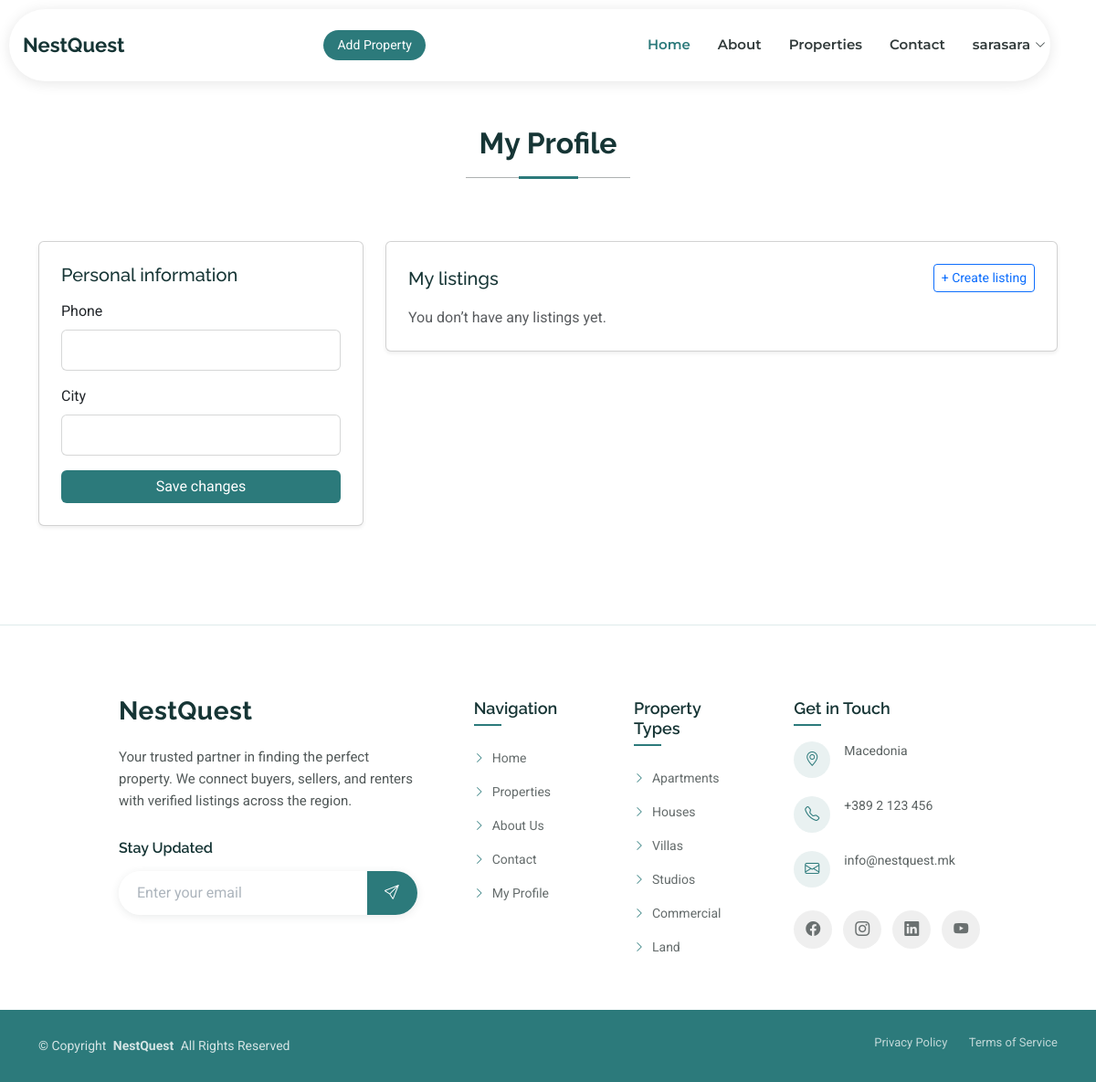
Page /accounts/profile/ (signed in) on the earlier database version.
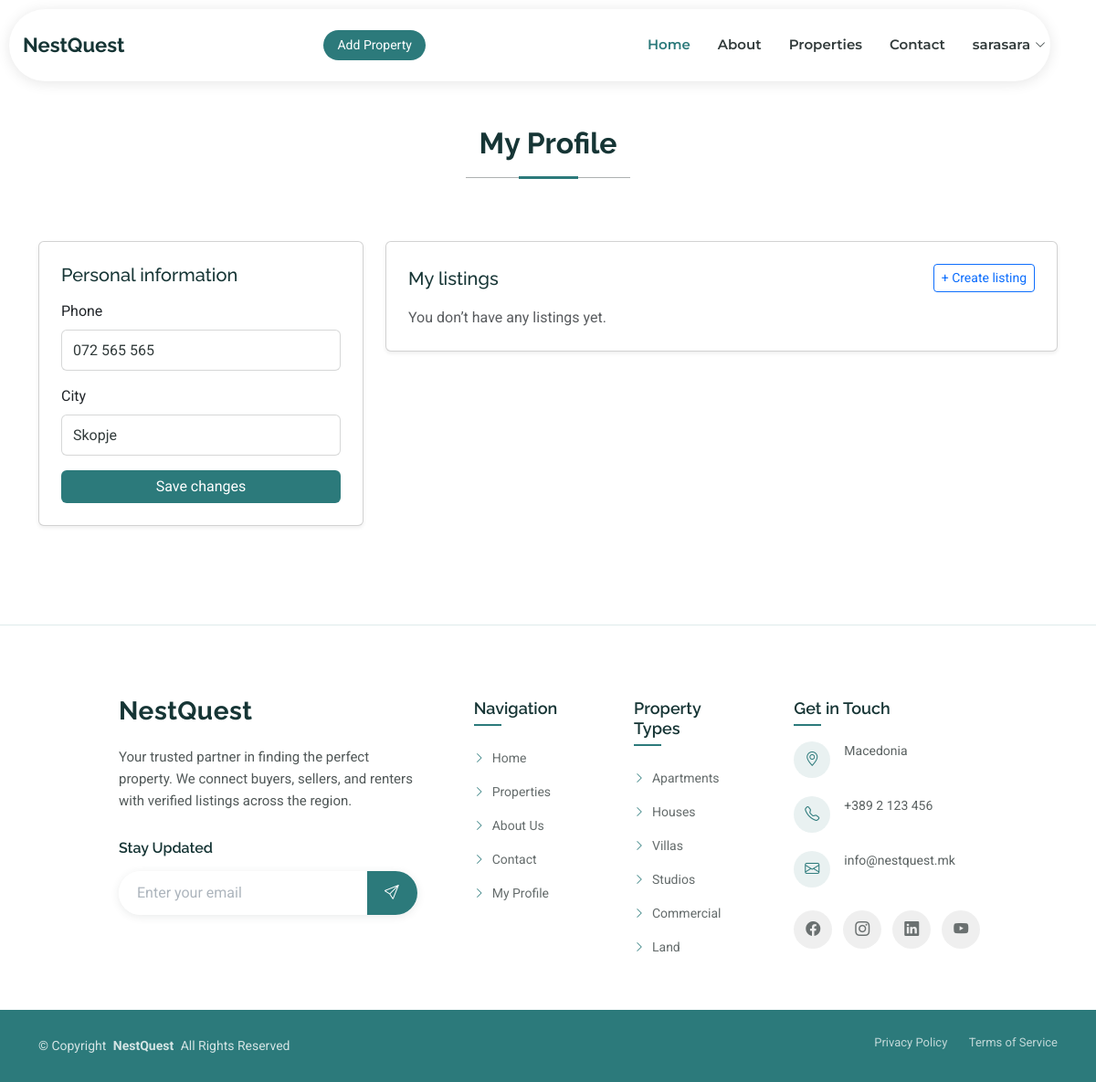
Same page on the later database version.
### accounts/models.py (models this page shows, shortened)
class Profile(models.Model):
    USER = "USER"
    ADMIN = "ADMIN"
    ROLE_CHOICES = [
        (USER, "User"),
        (ADMIN, "Admin"),
    ]
    user = models.OneToOneField(User, on_delete=models.CASCADE, related_name="profile")
    phone = models.CharField(max_length=20, blank=True)
    city = models.CharField(max_length=100, blank=True)
    role = models.CharField(max_length=10, choices=ROLE_CHOICES, default=USER)
    @property
    def is_user(self):
        return self.role == self.USER

### accounts/views.py (the view)
# urls.py: path("profile/", views.profile, name="profile"),
@login_required
def profile(request):
    if request.user.is_staff or request.user.profile.role == "ADMIN":
        return redirect("realestate_admin:index")
    profile = request.user.profile
    properties = Property.objects.filter(owner=request.user)
    if request.method == "POST":
        profile.phone = request.POST.get("phone")
        profile.city = request.POST.get("city")
        profile.save()
        return redirect("profile")
    return render(request, "accounts/profile.html", {
        "profile": profile,
        "properties": properties
    })

### templates/accounts/profile.html (shortened to what this page needs)
{% extends "base.html" %}
{% block content %}
    <section class="section">
        <div class="container">
            <div class="section-title">
                <h2>My Profile</h2>
            </div>
            <div class="row g-4">
                <div class="col-lg-4">
                    <div class="card shadow-sm">
                        <div class="card-body p-4">
                            <h5 class="mb-3">Personal information</h5>
                            <form method="post">
                                <div class="mb-3">
                                    <label class="form-label">Phone</label>
                                    <input type="text"
                                           name="phone"
                                           value="{{ profile.phone }}"
                                           class="form-control">
                                </div>
                                <div class="mb-3">
                                    <label class="form-label">City</label>
                                    <input type="text"
                                           name="city"
                                           value="{{ profile.city }}"
                                           class="form-control">
                                </div>
                                <button type="submit" class="btn w-100" style="background-color: var(--accent-color); color: var(--contrast-color); border: none;">
                                    Save changes
                                </button>
                            </form>
                        </div>
                    </div>
                </div>
                <div class="col-lg-8">
                    <div class="card shadow-sm">
                        <div class="card-body p-4">
                            <div class="d-flex justify-content-between align-items-center mb-3">
                                <h5 class="mb-0">My listings</h5>
                                <a href="{% url 'create_property' %}" class="btn btn-sm btn-outline-primary">
                                    + Create listing
                                </a>
                            </div>
                            {% if properties %}
                                <div class="list-group list-group-flush">
                                    {% for property in properties %}
                                        <div class="list-group-item py-3">
                                            <div class="d-flex justify-content-between align-items-start">
                                                <div>
                                                    <h6 class="mb-1">{{ property.name }}</h6>
                                                    <div class="property-badges mt-1">
                                                        {% if property.status == "pending" %}
                                                            <span class="badge bg-warning">Pending</span>
                                                        {% elif property.status == "approved" %}
                                                            <span class="badge bg-success">Approved</span>
                                                        {% elif property.status == "rejected" %}
                                                            <span class="badge bg-danger">Rejected</span>
                                                        {% endif %}
                                                    </div>
                                                </div>
                                                <div class="d-flex gap-2">
                                                    <a href="{% url 'edit_property' property.id %}"
                                                       class="btn btn-sm btn-outline-secondary">
                                                        Edit
                                                    </a>
                                                    <form method="post"
                                                          action="{% url 'delete_property' property.id %}">
                                                        {% csrf_token %}
                                                        <button type="submit"
                                                                class="btn btn-sm btn-outline-danger"
                                                                onclick="return confirm('Are you sure?')">
                                                            Delete
                                                        </button>
                                                    </form>
                                                </div>
                                            </div>
                                        </div>
                                    {% endfor %}
                                </div>
                            {% else %}
                                <p class="text-muted mb-0">
                                    You don’t have any listings yet.
                                </p>
                            {% endif %}
                        </div>
                    </div>
                </div>
            </div>
        </div>
    </section>
{% endblock %}

### templates/base.html (shortened to what this page needs)
{% load static %}
<!DOCTYPE html>
<html lang="en">
<head>
    <link href="https://cdnjs.cloudflare.com/ajax/libs/select2/4.1.0-rc.0/css/select2.min.css" rel="stylesheet"/>
    <link href="{% static 'assets/vendor/bootstrap/css/bootstrap.min.css' %}" rel="stylesheet">
    <link href="{% static 'assets/vendor/bootstrap-icons/bootstrap-icons.css' %}" rel="stylesheet">
    <link href="{% static 'assets/vendor/aos/aos.css' %}" rel="stylesheet">
    <link href="{% static 'assets/vendor/glightbox/css/glightbox.min.css' %}" rel="stylesheet">
    <link href="{% static 'assets/vendor/swiper/swiper-bundle.min.css' %}" rel="stylesheet">
    <link href="{% static 'assets/vendor/drift-zoom/drift-basic.css' %}" rel="stylesheet">
    <link href="{% static 'assets/css/main.css' %}" rel="stylesheet">
</head>
<body class="{% block body_class %}{% endblock %}">
{% include "partials/header.html" %}
<main class="main my-5">
    {% block content %}{% endblock %}
</main>
{% include "partials/footer.html" %}
</body>
</html>

### templates/partials/header.html (shortened to what this page needs)
{% load static %}
<header id="header" class="header d-flex align-items-center fixed-top">
    <div class="header-container container-fluid container-xl position-relative d-flex align-items-center justify-content-between">
        <a href="{% url 'home' %}" class="logo d-flex align-items-center me-auto me-xl-0">
            <h1 class="sitename">NestQuest</h1>
        </a>
        <nav id="navmenu" class="navmenu">
            <ul>
                <li><a href="{% url 'home' %}" class="active">Home</a></li>
                <li><a href="{% url 'about' %}">About</a></li>
                <li><a href="{% url 'property_list' %}">Properties</a></li>
                <li><a href="{% url 'contact' %}">Contact</a></li>
                {% if user.is_authenticated %}
                    <li class="dropdown">
                        <a href="#">
                            <span>{{ user.username }}</span>
                            <i class="bi bi-chevron-down toggle-dropdown"></i>
                        </a>
                    </li>
                {% endif %}
            </ul>
        </nav>
        {% if user.is_authenticated and user.profile.is_user %}
            <a class="btn-getstarted" href="{% url 'create_property' %}">
                Add Property
            </a>
        {% elif not user.is_authenticated %}
            <a class="btn-getstarted" href="{% url 'login' %}">
                Get Started
            </a>
        {% endif %}
    </div>
</header>

### templates/partials/footer.html (shortened to what this page needs)
{% load static %}
<footer id="footer" class="footer position-relative">
    <div class="container" style="padding-left: 100px;">
        <div class="row gy-5">
            <div class="col-lg-4">
                <div class="footer-content">
                    <a href="{% url 'home' %}" class="logo d-flex align-items-center mb-4">
                        <span class="sitename">NestQuest</span>
                    </a>
                    <p class="mb-4">Your trusted partner in finding the perfect property. We connect buyers, sellers,
                        and renters with verified listings across the region.
                    </p>
                    <div class="newsletter-form">
                        <h5>Stay Updated</h5>
                        <form action="#" method="post" class="php-email-form">
                            <div class="input-group">
                                <input type="email" name="email" class="form-control" placeholder="Enter your email"
                                       required="">
                                <button type="submit" class="btn-subscribe">
                                    <i class="bi bi-send"></i>
                                </button>
                            </div>
                        </form>
                    </div>
                </div>
            </div>
            <div class="col-lg-2 col-6" style="padding-left: 50px;">
                <div class="footer-links">
                    <h4>Navigation</h4>
                    <ul>
                        <li><a href="{% url 'home' %}"><i class="bi bi-chevron-right"></i> Home</a></li>
                        <li><a href="{% url 'property_list' %}"><i class="bi bi-chevron-right"></i> Properties</a></li>
                        <li><a href="{% url 'about' %}"><i class="bi bi-chevron-right"></i> About Us</a></li>
                        <li><a href="{% url 'contact' %}"><i class="bi bi-chevron-right"></i> Contact</a></li>
                        {% if user.is_authenticated %}
                            <li><a href="{% url 'profile' %}"><i class="bi bi-chevron-right"></i> My Profile</a></li>
                        {% else %}
                            <li><a href="{% url 'login' %}"><i class="bi bi-chevron-right"></i> Login</a></li>
                            <li><a href="{% url 'register' %}"><i class="bi bi-chevron-right"></i> Register</a></li>
                        {% endif %}
                    </ul>
                </div>
            </div>
            <div class="col-lg-2 col-6" style="padding-left: 50px;">
                <div class="footer-links">
                    <h4>Property Types</h4>
                    <ul>
                        <li><a href="{% url 'property_list' %}?property_type=apartment"><i class="bi bi-chevron-right"></i> Apartments</a></li>
                        <li><a href="{% url 'property_list' %}?property_type=house"><i class="bi bi-chevron-right"></i> Houses</a></li>
                        <li><a href="{% url 'property_list' %}?property_type=villa"><i class="bi bi-chevron-right"></i> Villas</a></li>
                        <li><a href="{% url 'property_list' %}?property_type=studio"><i class="bi bi-chevron-right"></i> Studios</a></li>
                        <li><a href="{% url 'property_list' %}?property_type=commercial"><i class="bi bi-chevron-right"></i> Commercial</a></li>
                        <li><a href="{% url 'property_list' %}?property_type=land"><i class="bi bi-chevron-right"></i> Land</a></li>
                    </ul>
                </div>
            </div>
            <div class="col-lg-4" style="padding-left: 50px;">
                <div class="footer-contact">
                    <h4>Get in Touch</h4>
                    <div class="contact-item">
                        <div class="contact-icon">
                            <i class="bi bi-geo-alt"></i>
                        </div>
                        <div class="contact-info">
                            <p>Macedonia</p>
                        </div>
                    </div>
                    <div class="contact-item">
                        <div class="contact-icon">
                            <i class="bi bi-telephone"></i>
                        </div>
                        <div class="contact-info">
                            <p>+389 2 123 456</p>
                        </div>
                    </div>
                    <div class="contact-item">
                        <div class="contact-icon">
                            <i class="bi bi-envelope"></i>
                        </div>
                        <div class="contact-info">
                            <p>info@nestquest.mk</p>
                        </div>
                    </div>
                    <div class="social-links">
                        <a href="#"><i class="bi bi-facebook"></i></a>
                        <a href="#"><i class="bi bi-instagram"></i></a>
                        <a href="#"><i class="bi bi-linkedin"></i></a>
                        <a href="#"><i class="bi bi-youtube"></i></a>
                    </div>
                </div>
            </div>
        </div>
    </div>
    <div class="footer-bottom">
        <div class="container">
            <div class="row align-items-center">
                <div class="col-lg-6">
                    <div class="copyright">
                        <p>© <span>Copyright</span> <strong class="px-1 sitename">NestQuest</strong> <span>All Rights Reserved</span></p>
                    </div>
                </div>
                <div class="col-lg-6">
                    <div class="footer-bottom-links">
                        <a href="#">Privacy Policy</a>
                        <a href="#">Terms of Service</a>
                    </div>
                </div>
            </div>
        </div>
    </div>
</footer>

Differences in the rows shown:
now on this page (row edited): Profile: phone "072 565 565", city "Skopje"
